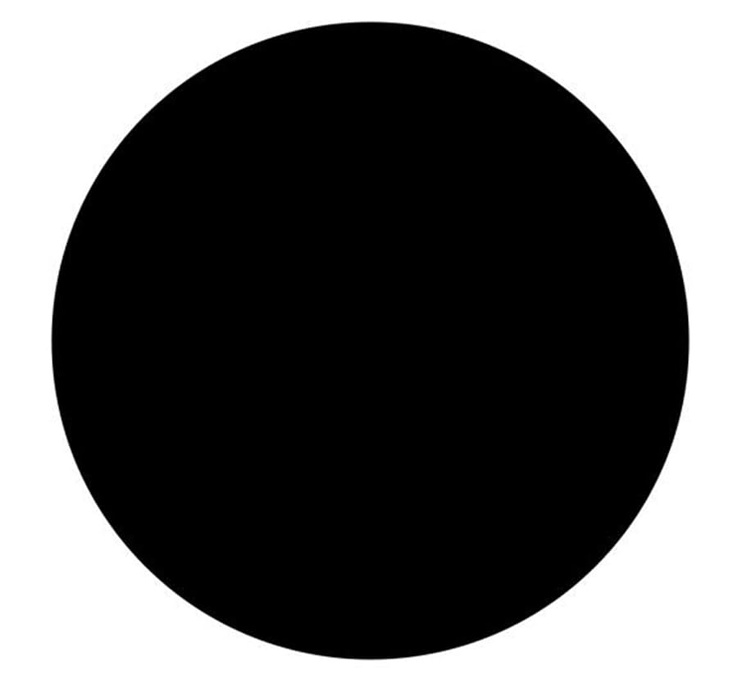
#> input picture pics/circle.jpg, 733 x 688 px, shrunk from 894 x 839 before the run, found by its file name
$ python compare.py
#> lines starting #> are read from the running program, lines starting #| are printed output that depends on the picture
import cv2
import matplotlib.pyplot as plt
import numpy as np

from zipfile import ZipFile
from urllib.request import urlretrieve

# Read image as gray scale.
img_rec = cv2.imread("pics/circle.jpg", cv2.IMREAD_GRAYSCALE)
#> img_rec is the input picture: shape (688, 733); min 0, max 255, mean 93.6
img_cir = cv2.imread("pics/boat.png", cv2.IMREAD_GRAYSCALE)
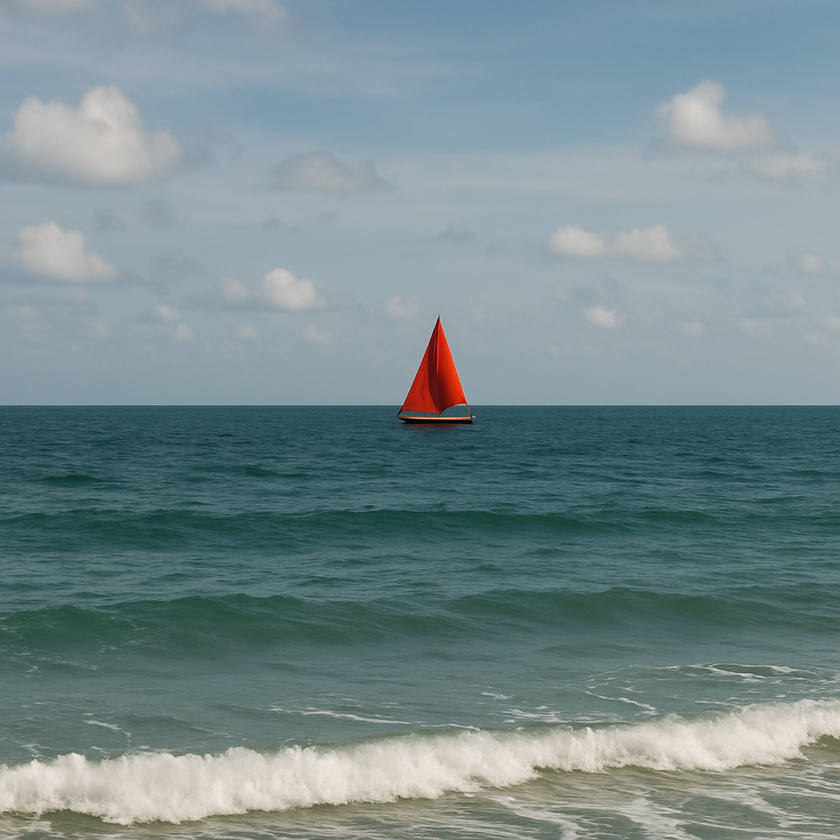
#> input picture pics/boat.png, 840 x 840 px, shrunk from 1024 x 1024 before the run, found by its file name
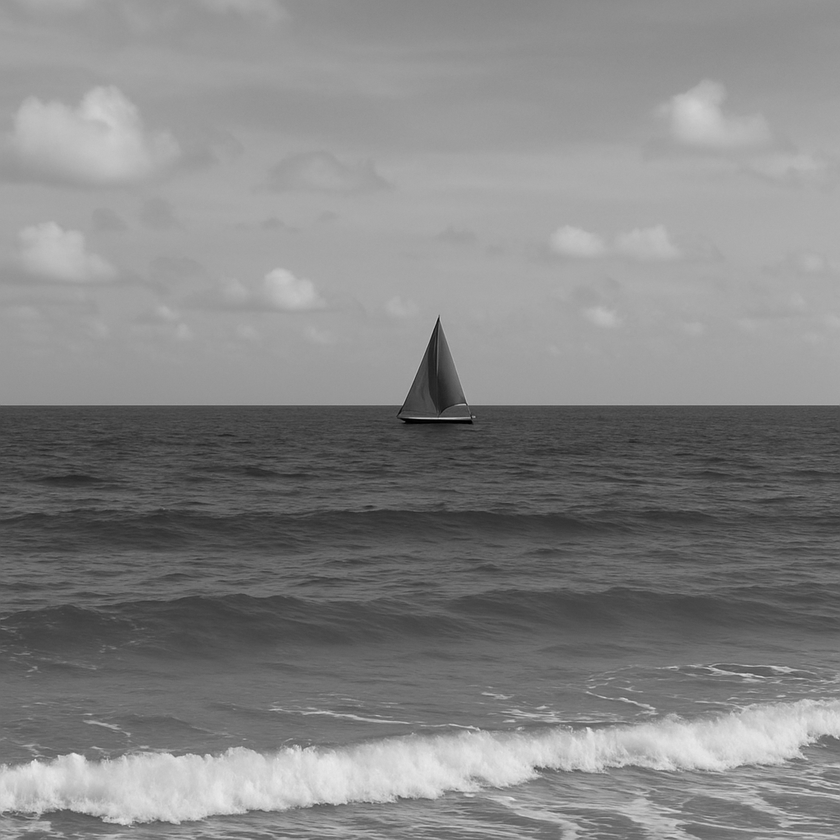
#> img_cir: shape (840, 840); min 0, max 233, mean 133

# Detect ORB features and compute descriptors.
MAX_NUM_FEATURES = 500
orb = cv2.ORB_create(MAX_NUM_FEATURES)
keypoints1, descriptors1 = orb.detectAndCompute(img_rec, None)
#> keypoints1 = 4 keypoints; (x, y, size): (467, 37, 31), (67, 243, 31), (267, 642, 31), (473, 642, 31)
keypoints2, descriptors2 = orb.detectAndCompute(img_cir, None)
#> keypoints2 = 468 keypoints; strongest (x, y, size): (465, 402, 31), (463, 404, 31), (588, 728, 31), (534, 768, 31)

# Display
im1_display = cv2.drawKeypoints(img_rec, keypoints1, outImage=np.array([]),
                                color=(255, 0, 0), flags=cv2.DRAW_MATCHES_FLAGS_DRAW_RICH_KEYPOINTS)

im2_display = cv2.drawKeypoints(img_cir, keypoints2, outImage=np.array([]),
                                color=(255, 0, 0), flags=cv2.DRAW_MATCHES_FLAGS_DRAW_RICH_KEYPOINTS)
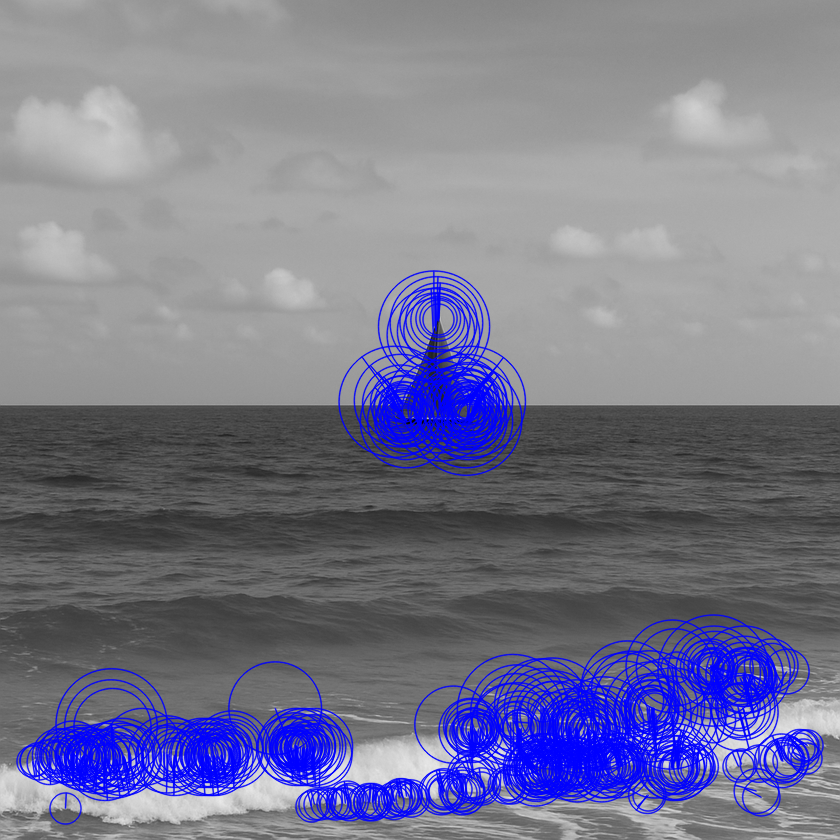
#> im2_display: shape (840, 840, 3); mean of channels 0, 1, 2 143, 119.6, 119.6; drawn as B, G, R

plt.show()  # <- This line is essential!
